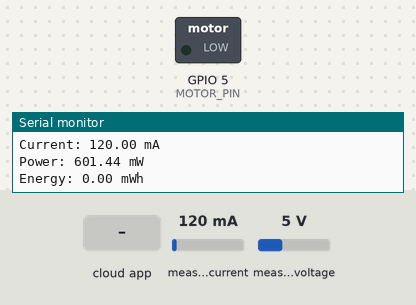
The sketch below on a simulated ESP32. Shown: switched loads named in the sketch (green lamp = pin HIGH), the last lines printed to the serial monitor. The inputs (shaded band) are chosen by the test bench; at power-on: measured current 120 mA, measured voltage 5 V. EEPROM starts erased.

Above: at 2.7 s.
2.8 s: the phone or cloud app sets motor-switch to 1
At 4.2 s:
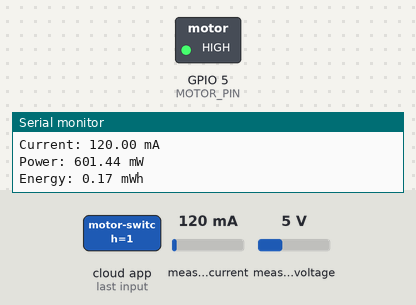
5.8 s: the phone or cloud app sets motor-switch to 0
At 6.6 s:
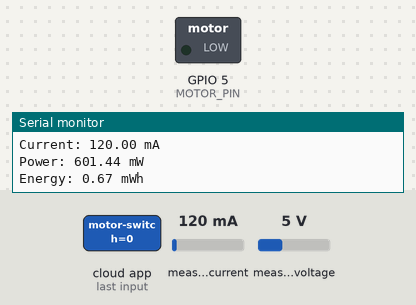
Timing chart, 0 to 8.8 s (numbered marks = the images above; inputs shaded):
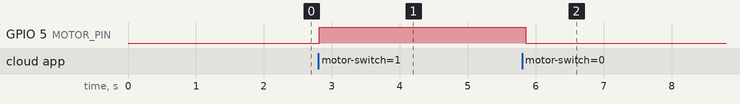

The sketch:

energy_meter.ino
```cpp
#include "AdafruitIO_WiFi.h"
#include <Wire.h>
#include <Adafruit_INA219.h>
#include <Preferences.h>

// ---------------- Wi-Fi and Adafruit IO ----------------

#define WIFI_SSID       "YOUR_WIFI_SSID"
#define WIFI_PASS       "YOUR_WIFI_PASSWORD"

#define IO_USERNAME     "YOUR_ADAFRUIT_USERNAME"
#define IO_KEY          "YOUR_ADAFRUIT_IO_KEY"

AdafruitIO_WiFi io(IO_USERNAME, IO_KEY, WIFI_SSID, WIFI_PASS);

// ---------------- Hardware ----------------

Adafruit_INA219 ina219;
Preferences preferences;

#define MOTOR_PIN 5

// ---------------- Adafruit IO Feeds ----------------

AdafruitIO_Feed *voltageFeed =
    io.feed("voltage");

AdafruitIO_Feed *currentFeed =
    io.feed("current");

AdafruitIO_Feed *powerFeed =
    io.feed("power");

AdafruitIO_Feed *energyFeed =
    io.feed("energy");

AdafruitIO_Feed *motorFeed =
    io.feed("motor-switch");

AdafruitIO_Feed *energyResetFeed =
    io.feed("energy_reset");

// ---------------- Energy Variables ----------------

float voltage = 0.0;
float current_mA = 0.0;
float power_mW = 0.0;

double energy_mWh = 0.0;

bool motorState = false;

unsigned long previousSampleTime = 0;
unsigned long lastPublishTime = 0;
unsigned long lastEnergyPublishTime = 0;
unsigned long lastStorageTime = 0;

const unsigned long SAMPLE_INTERVAL = 1000;
const unsigned long PUBLISH_INTERVAL = 10000;
const unsigned long ENERGY_PUBLISH_INTERVAL = 60000;
const unsigned long STORAGE_INTERVAL = 60000;

// ---------------- Motor Switch Callback ----------------

void handleMotorMessage(AdafruitIO_Data *data) {

  motorState = data->toPinLevel();

  digitalWrite(MOTOR_PIN, motorState ? HIGH : LOW);

  Serial.print("Motor state: ");
  Serial.println(motorState ? "ON" : "OFF");

  // Immediately publish the latest sensor readings
  voltageFeed->save(voltage);
  currentFeed->save(current_mA);
  powerFeed->save(power_mW);
}

// ---------------- Energy Reset Callback ----------------

void handleEnergyReset(AdafruitIO_Data *data) {

  if (data->toInt() == 1) {

    energy_mWh = 0.0;

    preferences.putDouble("energy", energy_mWh);

    energyFeed->save(energy_mWh);

    Serial.println("Energy counter reset!");

    // Reset the command feed
    energyResetFeed->save(0);
  }
}

// ---------------- Sensor Reading ----------------

void readSensorData() {

  float busVoltage = ina219.getBusVoltage_V();
  float shuntVoltage = ina219.getShuntVoltage_mV();

  // Actual load voltage
  voltage = busVoltage + (shuntVoltage / 1000.0);

  current_mA = ina219.getCurrent_mA();

  power_mW = voltage * current_mA;

  if (current_mA < 0) {
    power_mW = 0;
  }

  Serial.println("-------------------------");

  Serial.print("Voltage: ");
  Serial.print(voltage);
  Serial.println(" V");

  Serial.print("Current: ");
  Serial.print(current_mA);
  Serial.println(" mA");

  Serial.print("Power: ");
  Serial.print(power_mW);
  Serial.println(" mW");

  Serial.print("Energy: ");
  Serial.print(energy_mWh);
  Serial.println(" mWh");
}

// ---------------- Energy Calculation ----------------

void calculateEnergy(unsigned long elapsedTime) {

  float elapsedSeconds = elapsedTime / 1000.0;

  energy_mWh += (power_mW * elapsedSeconds) / 3600.0;
}

// ---------------- Publish Sensor Data ----------------

void publishSensorData() {

  voltageFeed->save(voltage);
  currentFeed->save(current_mA);
  powerFeed->save(power_mW);

  Serial.println("Sensor data published to Adafruit IO");
}

// ---------------- Setup ----------------

void setup() {

  Serial.begin(115200);

  pinMode(MOTOR_PIN, OUTPUT);

  // Initially keep motor OFF
  digitalWrite(MOTOR_PIN, LOW);

  Wire.begin(21, 22);

  if (!ina219.begin()) {
    Serial.println("INA219 sensor not detected!");
    while (1) {
      delay(1000);
    }
  }

  // Restore previously stored energy
  preferences.begin("energy-meter", false);

  energy_mWh = preferences.getDouble("energy", 0.0);

  Serial.print("Restored energy: ");
  Serial.println(energy_mWh);

  // Register Adafruit IO callbacks
  motorFeed->onMessage(handleMotorMessage);

  energyResetFeed->onMessage(handleEnergyReset);

  // Connect to Adafruit IO
  Serial.println("Connecting to Adafruit IO...");

  io.connect();

  while (io.status() < AIO_CONNECTED) {
    Serial.print(".");
    delay(500);
  }

  Serial.println();
  Serial.println("Connected to Adafruit IO!");

  // Publish restored energy value
  energyFeed->save(energy_mWh);

  previousSampleTime = millis();
  lastPublishTime = millis();
  lastEnergyPublishTime = millis();
  lastStorageTime = millis();
}

// ---------------- Main Loop ----------------

void loop() {

  // Maintain cloud connection and process incoming messages
  io.run();

  unsigned long currentTime = millis();

  // Sample sensor and calculate energy every second
  if (currentTime - previousSampleTime >= SAMPLE_INTERVAL) {

    unsigned long elapsedTime =
        currentTime - previousSampleTime;

    previousSampleTime = currentTime;

    readSensorData();

    calculateEnergy(elapsedTime);
  }

  // Publish voltage, current and power every 10 seconds
  if (currentTime - lastPublishTime >= PUBLISH_INTERVAL) {

    lastPublishTime = currentTime;

    publishSensorData();
  }

  // Publish accumulated energy every 60 seconds
  if (currentTime - lastEnergyPublishTime >= ENERGY_PUBLISH_INTERVAL) {

    lastEnergyPublishTime = currentTime;

    energyFeed->save(energy_mWh);

    Serial.println("Energy data published");
  }

  // Save accumulated energy to ESP32 flash every 60 seconds
  if (currentTime - lastStorageTime >= STORAGE_INTERVAL) {

    lastStorageTime = currentTime;

    preferences.putDouble("energy", energy_mWh);

    Serial.println("Energy saved to Preferences");
  }
}
```

Measured:
- after the input at 2.8 s, GPIO 5 (MOTOR_PIN): LOW → HIGH at once
- after the input at 5.8 s, GPIO 5 (MOTOR_PIN): HIGH → LOW after 0.05 s
